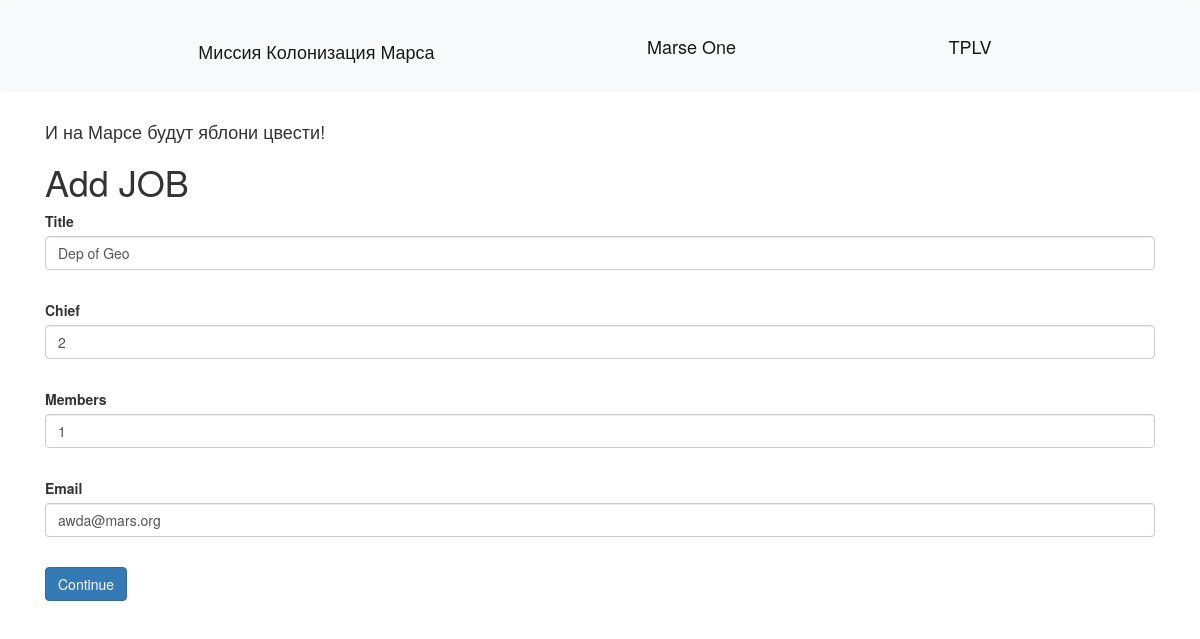
/dep/1 (signed in), run on the app's committed database.
### data/users.py (models this page shows, shortened)
class User(SqlAlchemyBase, UserMixin):
    __tablename__ = 'users'
    id = sqlalchemy.Column(sqlalchemy.Integer, primary_key=True, autoincrement=True)
    surname = sqlalchemy.Column(sqlalchemy.String)
    name = sqlalchemy.Column(sqlalchemy.String)
    age = sqlalchemy.Column(sqlalchemy.Integer)
    position = sqlalchemy.Column(sqlalchemy.String)
    speciality = sqlalchemy.Column(sqlalchemy.String)
    address = sqlalchemy.Column(sqlalchemy.String)
    email = sqlalchemy.Column(sqlalchemy.String, unique=True)
    hashed_password = sqlalchemy.Column(sqlalchemy.String, nullable=True)
    modified_date = sqlalchemy.Column(sqlalchemy.DateTime, default=datetime.datetime.now)

### data/department.py (models this page shows)
class Department(SqlAlchemyBase):
    __tablename__ = 'Department'
    id = sqlalchemy.Column(sqlalchemy.Integer, primary_key=True, autoincrement=True)
    title = sqlalchemy.Column(sqlalchemy.String)
    chief = sqlalchemy.Column(sqlalchemy.String)
    members = sqlalchemy.Column(sqlalchemy.String)
    email = sqlalchemy.Column(sqlalchemy.String, unique=True)
    user_id = sqlalchemy.Column(sqlalchemy.Integer,
                                sqlalchemy.ForeignKey("users.id"))
    user = orm.relationship('User')

### server.py (the view, shortened to what this page needs)
@app.route('/dep/<int:id>', methods=['GET', 'POST'])
@login_required
def edit_dep(id):
    form = DEpartment()
    if request.method == "GET":
        db_sess = db_session.create_session()
        dep = db_sess.query(Department).filter(Department.id == id,
                                               Department.user == current_user
                                               ).first()
        if dep:
            form.title.data = dep.title
            form.chief.data = dep.chief
            form.members.data = dep.members
            form.email.data = dep.email
        else:
            abort(404)
    return render_template('department.html',
                           title='Редактирование новости',
                           form=form
                           )

### forms/department.py
class DEpartment(FlaskForm):
    title = StringField('Title', validators=[DataRequired()])
    chief = StringField("Chief", validators=[DataRequired()])
    members = StringField("Members", validators=[DataRequired()])
    email = StringField("Email", validators=[DataRequired()])
    submit = SubmitField('Continue')

### data/db_session.py (called while the page is built)
def create_session() -> Session:
    global __factory
    return __factory()

### server.py (called while the page is built)
@login_manager.user_loader
def load_user(user_id):
    db_sess = db_session.create_session()
    return db_sess.query(User).get(user_id)

### templates/department.html (shortened to what this page needs)
{% extends "base.html" %}
{% block content %}
<h1>Add JOB</h1>
<form action="" method="post">
    <p>
        {{ form.title.label }}<br>
        {{ form.title(class="form-control") }}<br>
    </p>
    <p>
        {{ form.chief.label }}<br>
        {{ form.chief(class="form-control") }}<br>
    </p>
    <p>
        {{ form.members.label }}<br>
        {{ form.members(class="form-control") }}<br>
    </p>
    <p>
        {{ form.email.label }}<br>
        {{ form.email(class="form-control") }}<br>
    </p>
    <p>{{ form.submit(type="submit", class="btn btn-primary") }}</p>
</form>
{% endblock %}

### templates/base.html (shortened to what this page needs)
<!doctype html>
<html lang="en">
<head>
    <link rel="stylesheet"
          href="https://stackpath.bootstrapcdn.com/bootstrap/4.4.1/css/bootstrap.min.css"
>
    <link rel="stylesheet" href="{{url_for('static', filename='style.css')}}">
    <link rel="stylesheet" href="https://maxcdn.bootstrapcdn.com/bootstrap/3.4.1/css/bootstrap.min.css">
</head>
<body>
<header>
    <nav class="navbar navbar-light bg-light">
        <h1 class="navbar-brand"> Миссия Колонизация Марса</h1>
        <div class="navbar-brand"> Marse One</div>
        {% if current_user.is_authenticated %}
             <u><a class="navbar-brand" href="/logout">{{ current_user.name }}</a></u>
        {% else %}
            <p>
                <a class="btn btn-primary " href="/register">Зарегистрироваться</a>
                <a class="btn btn-success" href="/login">Войти</a>
            </p>
        {% endif %}
    </nav>
</header>
<main role="main" class="container">
    <h4>И на Марсе будут яблони цвести!</h4>
    {% block content %}{% endblock %}
</main>
</body>
</html>

### data on the page
User: name "TPLV"
Department: title "Dep of Geo", chief "2", members "1", email "awda@mars.org"
